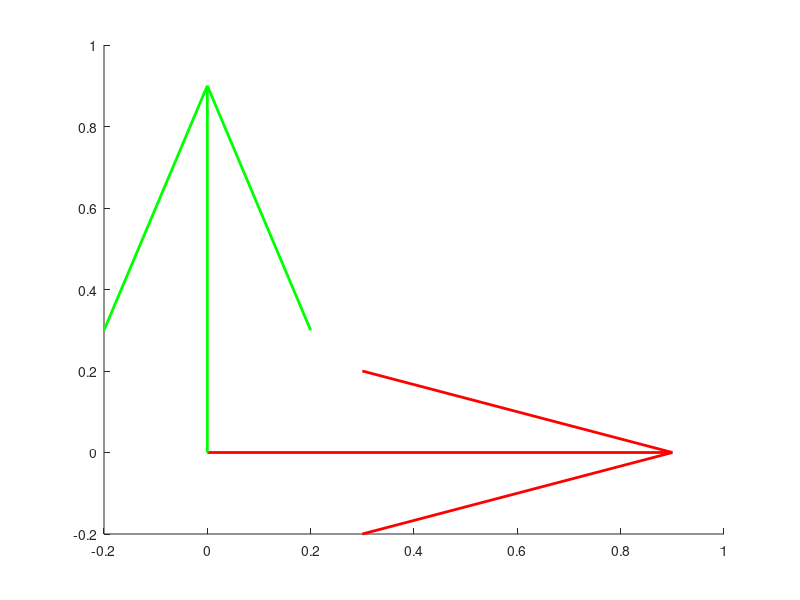

Write the MATLAB code that produced this figure.
function varargout = plot2DFrame(varargin)
% PLOT2DFRAME Plot a 2-D Cartesian coordinate system.
%
%   plot2DFrame() 
%   plot2DFrame(rotationMatrix, translationVector) 
%   plot2DFrame(rotationMatrix, translationVector, 'Scale', 2, 'LineWidth', 3)
%
%   Name-Value Pair Arguments:
%   - 'Rotation': 2x2 orthogonal matrix defining orientation (default: eye(2))
%   - 'Translation': 1x2 vector defining position (default: [0, 0])
%   - 'Scale': Scalar or 1x2 vector defining basis vector lengths (default: 1)
%   - 'LineWidth': Line width for the quiver plot (default: 2)
%   - 'Color': Cell array of colors for each axis (default: {'r', 'g'})
%
%   OUTPUT:
%   - If requested, returns the handle of the current axes (gca).

    % Define default values for optional arguments
    defaultRotation = eye(2);         % Default rotation matrix (identity matrix)
    defaultTranslation = [0, 0];     % Default translation vector (origin)
    defaultScale = 1;                 % Default scale for basis vectors
    defaultLineWidth = 2;             % Default line width for quiver plot
    defaultColor = {'r', 'g'};        % Default colors for the x and y axes

    % Initialize rotationMatrix and translationVector with default values
    rotationMatrix = defaultRotation;
    translationVector = defaultTranslation;

    % Check if the first argument is a rotation matrix
    if nargin >= 1 && isnumeric(varargin{1}) && isequal(size(varargin{1}), [2, 2])
        rotationMatrix = varargin{1}; % Assign rotation matrix
        varargin(1) = [];              % Remove the first argument from varargin
    end

    % Check if the second argument is a translation vector
    if nargin >= 1 && isnumeric(varargin{1}) && numel(varargin{1}) == 2
        translationVector = varargin{1}; % Assign translation vector
        varargin(1) = [];                % Remove the second argument from varargin
    end

    % Create an input parser object to handle name-value pair arguments
    parser = inputParser;
    addParameter(parser, 'Scale', defaultScale, @(x) isscalar(x) || (isvector(x) && length(x) == 2));
    addParameter(parser, 'LineWidth', defaultLineWidth, @isscalar);
    addParameter(parser, 'Color', defaultColor, @(x) iscell(x) && length(x) == 2);

    % Parse the remaining name-value pair arguments
    parse(parser, varargin{:});

    % Extract parsed values from the parser results
    scale = parser.Results.Scale;
    lineWidth = parser.Results.LineWidth;
    colors = parser.Results.Color;

    % Ensure scale is a 1x2 vector
    if isscalar(scale)
        scale = [scale, scale]; % Convert scalar to a 1x2 vector
    end

    % Compute basis vectors by scaling the rotation matrix
    basisVectors = rotationMatrix .* scale;

    % Create a 2D quiver plot for each axis
    hold on; % Keep the current plot
    for i = 1:2
        % Plot each axis with the specified color and line width
        quiver(translationVector(1), translationVector(2), ...
               basisVectors(1, i), basisVectors(2, i), ...
               'Color', colors{i}, 'LineWidth', lineWidth, 'MaxHeadSize', 0.4);
    end
    hold off; % Release the current plot

    % Output the plot handle if requested
    if nargout > 0
        varargout = {gca}; % Return the handle to the current axes
    end
end